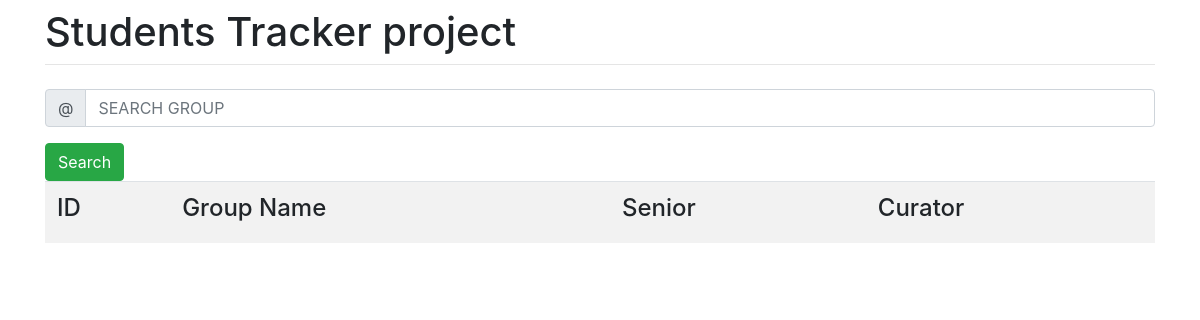
The page /groups/list/ on the database as committed earlier.
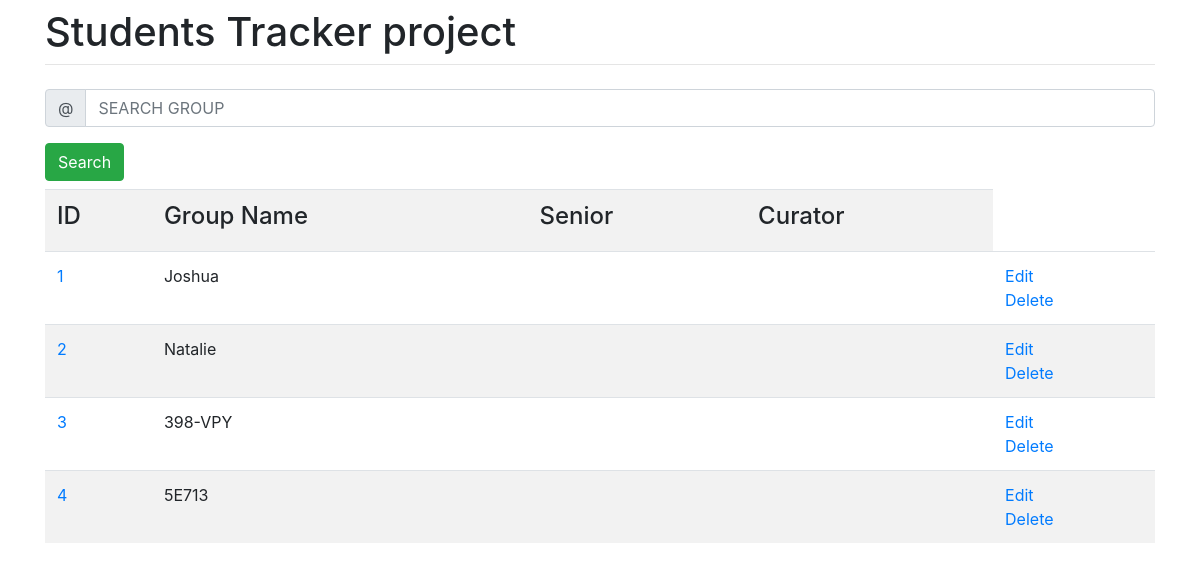
The same page on the database as committed later.
### groups/models.py (models this page shows, shortened)
class Group(models.Model):
    group_name = models.CharField(max_length=20)
    senior = models.ForeignKey('students.Student',
                               models.SET_NULL,
                               null=True,
                               blank=True, )
    curator = models.ForeignKey('teachers.Teacher',
                                models.SET_NULL,
                                null=True,
                                blank=True,
                                )

### groups/views.py (the view)
# urls.py: path('list/', groups, name='group-list'),
def groups(request):
    qset = Group.objects.all()
    return render(request, 'group_list.html', context={'group_list': qset})

### groups/templates/group_list.html (shortened to what this page needs)
{% extends 'base.html' %}
{% block content %}
<form action="/group/list/" method="get">
    <div class="input-group mb-3">
        <div class="input-group-prepend">
            <span class="input-group-text" id="basic-addon1">@</span>
        </div>
        <input aria-describedby="basic-addon1" aria-label="Username" class="form-control" name="first_name"
               placeholder="SEARCH GROUP" type="text">
    </div>
    <button class="btn btn-success" type="submit">Search</button>
</form>
<table class="table table-striped">
    <tr>
        <td scope="col"><h4>ID</h4></td>
        <td scope="col"><h4>Group Name</h4></td>
        <td scope="col"><h4>Senior</h4></td>
        <td scope="col"><h4>Curator</h4></td>
        {% for group in group_list %}
    <tr>
        <td><a href="{% url 'group-edit' pk=group.id %}">{{ group.id }} </a></td>
        <td>{{group.group_name}}</td>
        <td>{{group.senior.first_name}} {{group.senior.last_name}}</td>
        <td>{{group.curator.first_name}} {{group.senior.last_name}}</td>
        <td>
            <a href="{% url 'group-edit' pk=group.id %}">Edit</a>
            <br>
            <a href="{% url 'group-delete' pk=group.id %}">Delete</a>
        </td>
    </tr>
    {% endfor %}
</table>
{% endblock content %}

Rows that differ between the two databases and show on the page:
added Group: id "1", group_name "Joshua"
added Group: id "2", group_name "Natalie"
added Group: id "3", group_name "398-VPY"
added Group: id "4", group_name "5E713"
